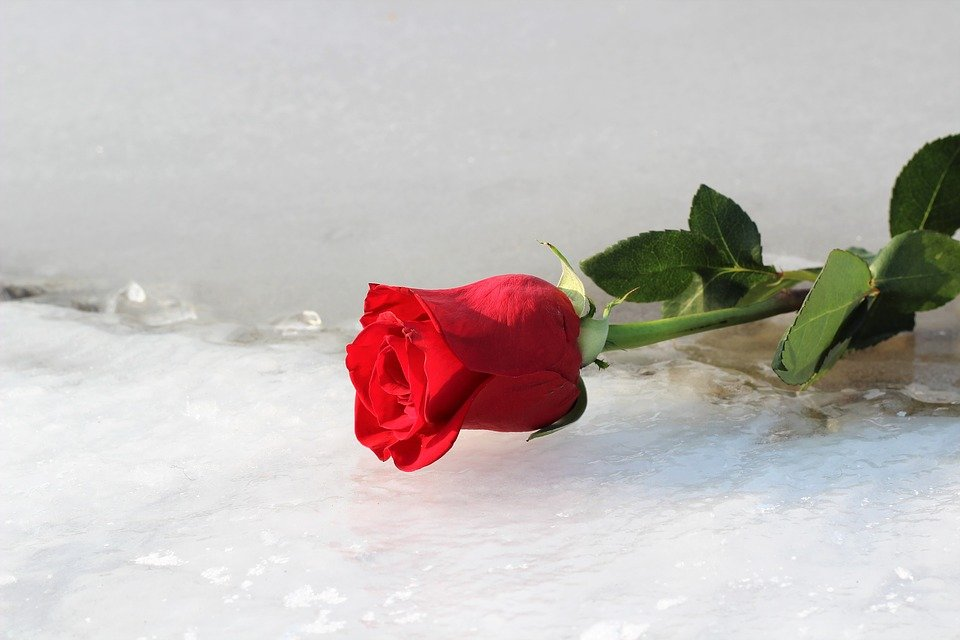
#> input picture HW 2 Image Analysis/RoseonIce.jpg, 960 x 640 px
$ jupyter execute 'HW2 Q3.ipynb'
#> lines starting #> are read from the running program, lines starting #| are printed output that depends on the picture; after the words box and inside, x2 and y2 are one past the last pixel; in counts of white or black regions, pixels touching at a corner belong together
# HW2 Q3

[cell 1]
import pandas as pd
import numpy as np
import matplotlib.pyplot as plt
import imageio
from sklearn.cluster import k_means
from skimage import color

[cell 2]
# Read and display image
img = imageio.imread('RoseonIce.jpg')
#> img is the input picture: shape (640, 960, 3); mean R, G, B 195.4, 187.6, 185.3
print(img.shape)
#| (640, 960, 3)
plt.imshow(img)

**a) Use k-means clustering to segment the image into 2, 3, 4 and 5 clusters.**

[cell 3]
# Resize into single vector
img_vector = img.reshape(-1,img.shape[2]).astype(float)

# Apply kmeans
clusters  = [2, 3, 4, 5]
for k in clusters:
    centers, res, _ = k_means(img_vector, k)
    final_img = res.reshape(img.shape[:2])
    plt.figure()
    plt.imshow(final_img, cmap='YlGnBu')
    plt.title(f'K-Means, {k} Clusters')
    plt.show()
#> this loop made 4 passes
#> centers on pass 1: [[211.8, 211.7, 212], [110.8, 63.16, 47.35]]
#> pass 1, `final_img = res.reshape(img.shape[:2])`:
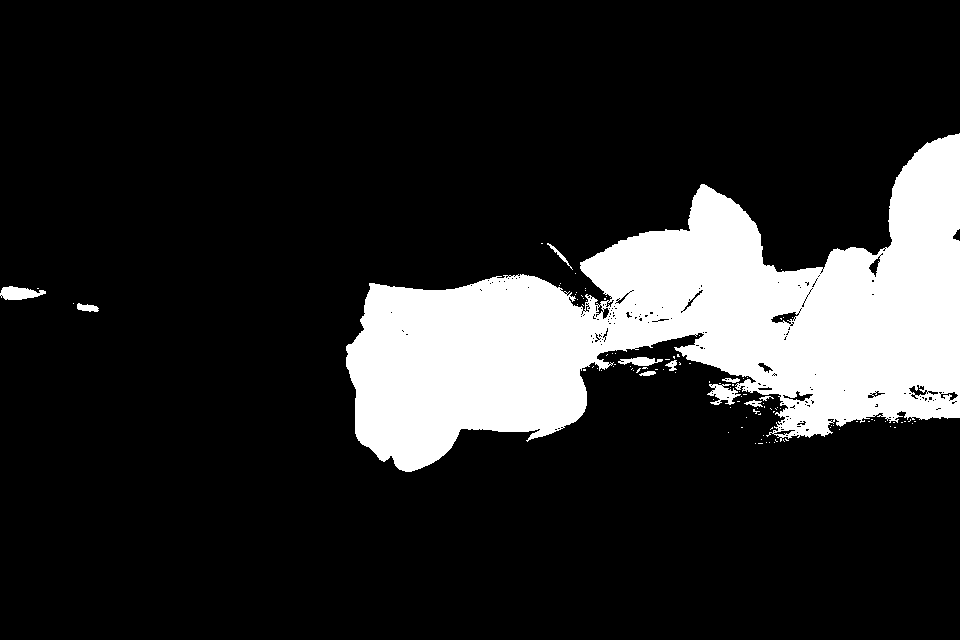
#> final_img: shape (640, 960) int32; values 0 (black) and 1 (white), 16.2% white; 109 white regions (98 under 20 px), largest, box (x1, y1, x2, y2) and area: (346, 133, 960, 472) 97906, (0, 286, 46, 300) 429, (707, 384, 741, 405) 371
#> pass 2, `final_img = res.reshape(img.shape[:2])`:
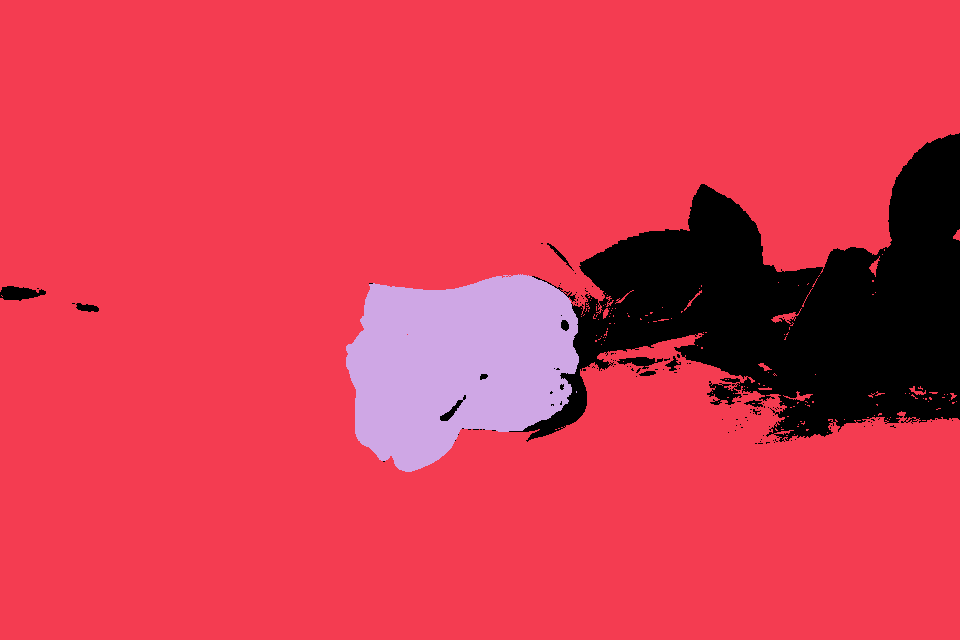
#> final_img: shape (640, 960) int32; 3 distinct labels, from 0 to 2; one colour per label, 0 black
#> pass 3, `final_img = res.reshape(img.shape[:2])`:
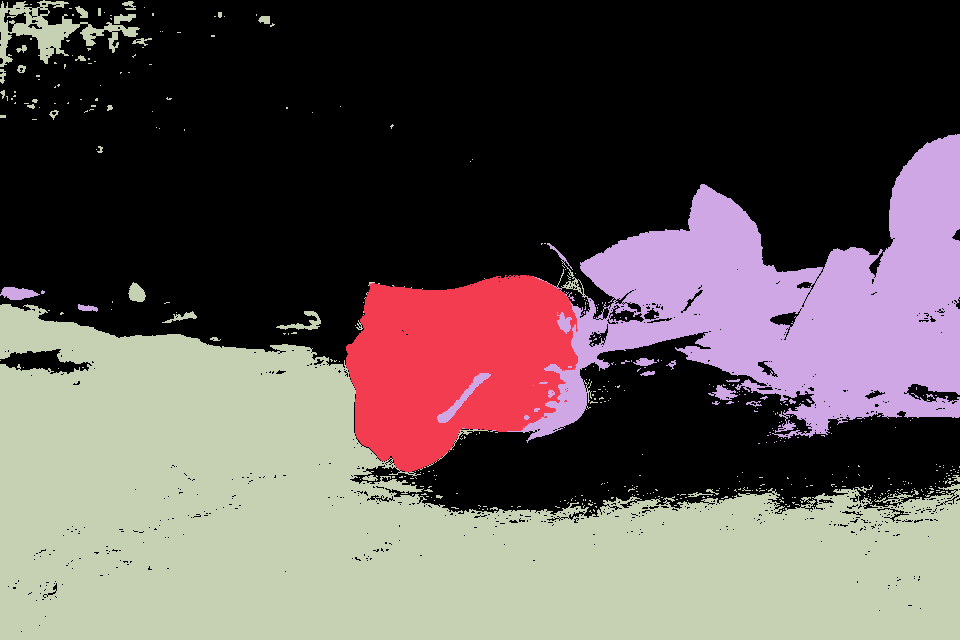
#> final_img: shape (640, 960) int32; 4 distinct labels, from 0 to 3; one colour per label, 0 black

**b) Convert the image into grayscale and plot the histogram**

[cell 4]
img_gray = color.rgb2gray(img)
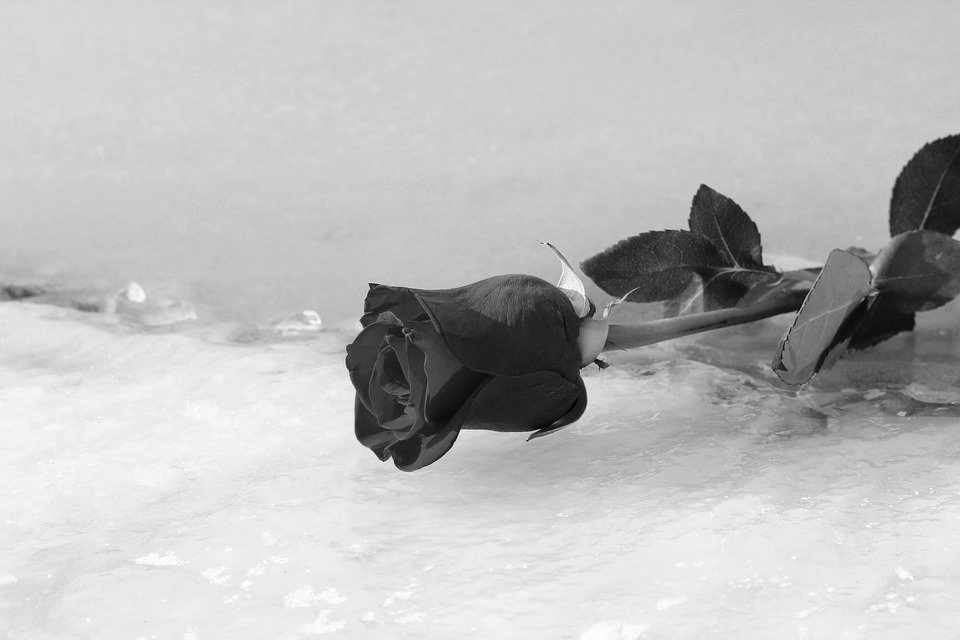
#> img_gray: shape (640, 960) float64; min 0.00894, max 1, mean 0.742
print(img_gray.shape)
#| (640, 960)
plt.imshow(img_gray,cmap='gray')

[cell 5]
bins = np.arange(0, 256, 1, dtype=int)
img_gray_vect = np.round(img_gray.ravel()*255).astype(int)
b, bins, patches = plt.hist(img_gray_vect, bins=bins)
#> b = 255 values, max 25442 at index 205, min 0 at index 0, mean 2409.4; bins = 256 values from 0 to 255; patches = 255 items
plt.title("Grayscale Transformation")
#> figure, not shown here; tallest bar 25442 high, from x = 205 to 206

**c) Use Otsu's method to determine the optimal threshold to convert the image into black and white.**

[cell 6]
# Step 1: get the histogram of image
num_bins = 256
bins = np.arange(0, num_bins+1, 1, dtype=int)
hist, _ = np.histogram(img_gray_vect, bins=bins)
#> hist = 256 values, max 25442 at index 205, min 0 at index 0, mean 2400

# Step 2: Calculate group mean
p = hist / hist.sum()
#> p = 256 values, max 0.0414 at index 205, min 0 at index 0, mean 0.00391
omega = np.cumsum(p)
#> omega = 256 values from 0 to 1
mu = np.cumsum(p * np.arange(1, num_bins+1))
#> mu = 256 values from 0 to 190.1
mu_t = mu[-1]
#> mu_t = 190.1

# Step 3: find the maximum value of intra-class variance
sigma_b_squared = (mu_t * omega - mu)**2 / (omega * (1 - omega))
sigma_b_squared = sigma_b_squared[~np.isnan(sigma_b_squared)] # Remove nan values
#> sigma_b_squared = 254 values, max 2655.3 at index 139, min -3.64e-12 at index 253, mean 1610.3
maxval = sigma_b_squared.max()
#> maxval = 2655.3
idx = np.argmax(sigma_b_squared)
#> idx = 139

# Step 4: Thresholding and get final image
level = (idx - 1) / (num_bins - 1)
#> level = 0.541
BW = np.round(img_gray*255).astype(float) > level*num_bins
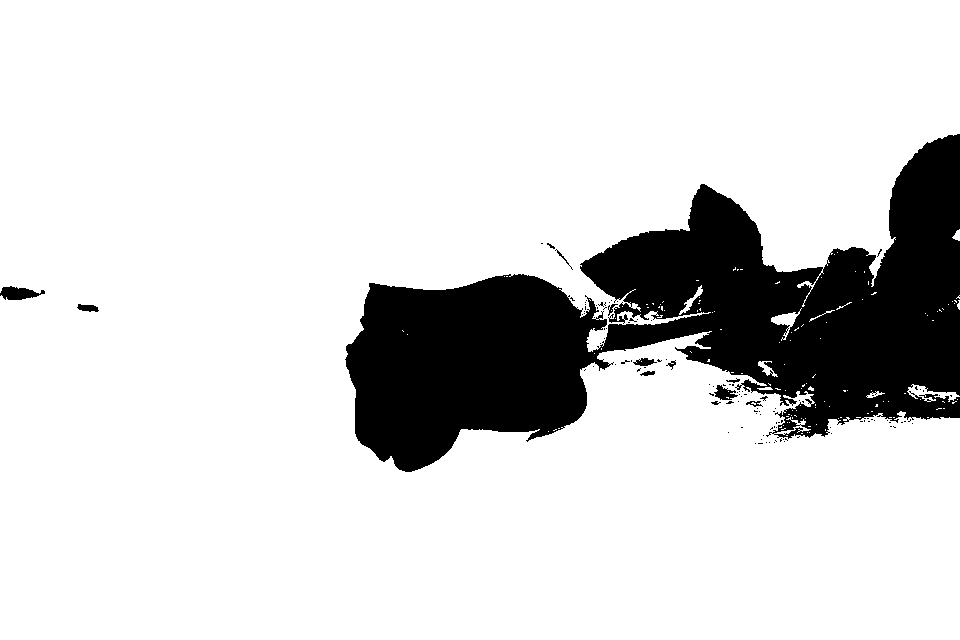
#> BW: shape (640, 960) bool; 84.3% white; 116 black regions (103 under 20 px), largest, box (x1, y1, x2, y2) and area: (345, 134, 960, 472) 94994, (0, 286, 45, 300) 396, (714, 385, 738, 400) 199
plt.figure()
plt.imshow(BW, cmap='gray')
plt.title("Otsu's Method Segmentation")

**d) Report the images obtained and the corresponding histograms. Perform log-transformation, use c=40. Display the image and its histogram.**

[cell 7]
c = 40
img_gray_log = np.round(c*np.log(img_gray*255+1))
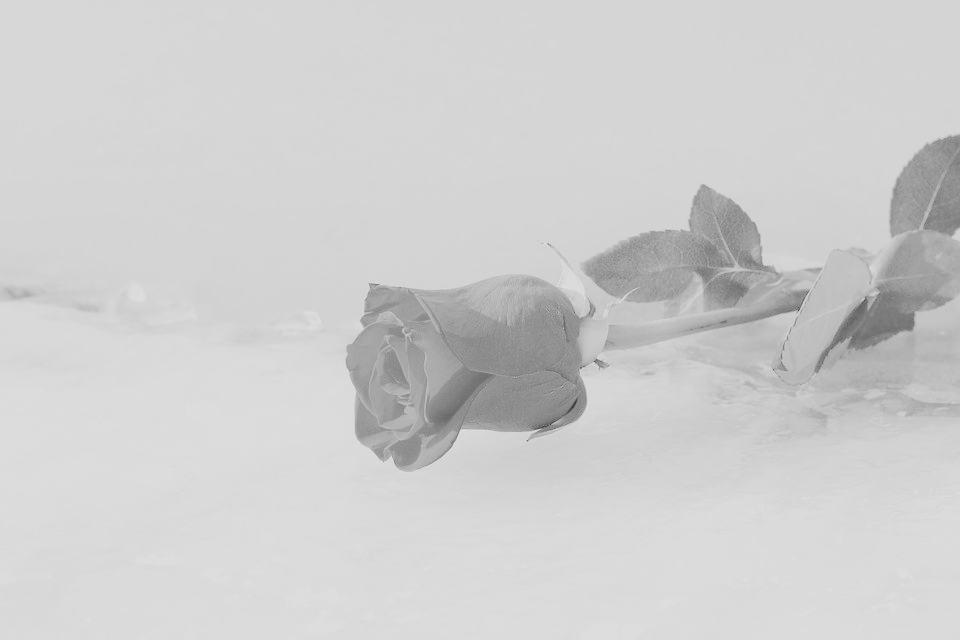
#> img_gray_log: shape (640, 960) float64; min 48, max 222, mean 206.5
plt.imshow(img_gray_log, cmap='gray')
plt.title("Log Transformation (c=40)")

[cell 8]
# Histogram
img_gray_log_vect = img_gray_log.ravel()
b, bins, patches = plt.hist(img_gray_log_vect, bins=bins)
#> b = 256 values, max 89903 at index 213, min 0 at index 0, mean 2400; bins = 257 values from 0 to 256; patches = 256 items
plt.title("Log Transformation (c=40)")
#> figure, not shown here; tallest bar 89903 high, from x = 213 to 214

**e) Perform power-law transofrmation. Use c=0.1 and $\gamma=1.4$. Display the image its histogram.**

[cell 9]
c = 0.1
g = 1.4
img_gray_pwr = np.round(c*((img_gray*255)**g))
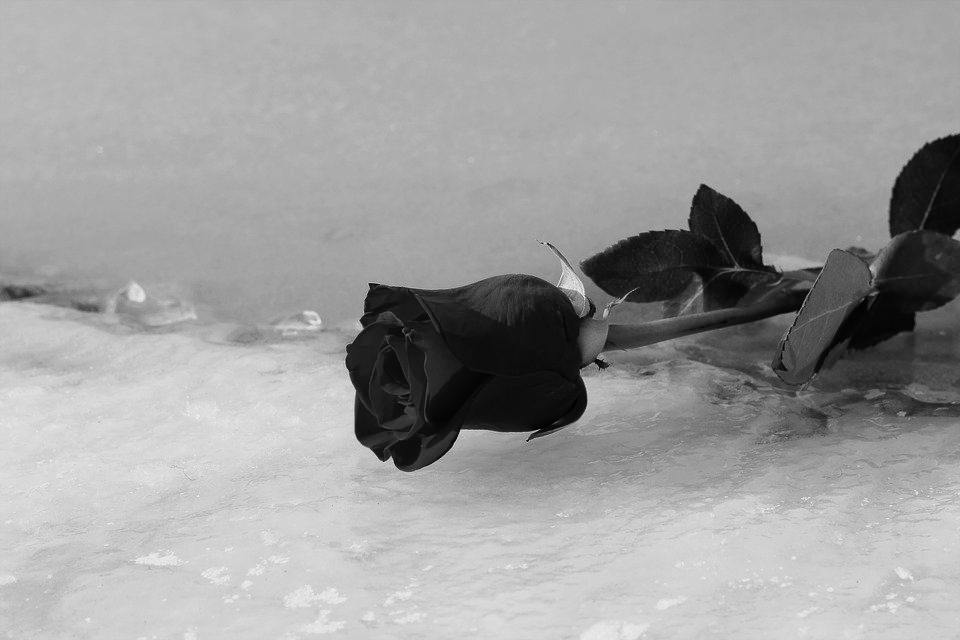
#> img_gray_pwr: shape (640, 960) float64; min 0, max 234, mean 158.4
plt.imshow(img_gray_pwr, cmap='gray')
plt.title("Power-Law Transformation (c=0.1, g=1.4)")

[cell 10]
# Histogram
img_gray_pwr_vect = img_gray_pwr.ravel()
b, bins, patches = plt.hist(img_gray_pwr_vect, bins=bins)
#> b = 256 values, max 22047 at index 172, min 0 at index 235, mean 2400
plt.title("Power-Law Transformation (c=0.1, g=1.4)")
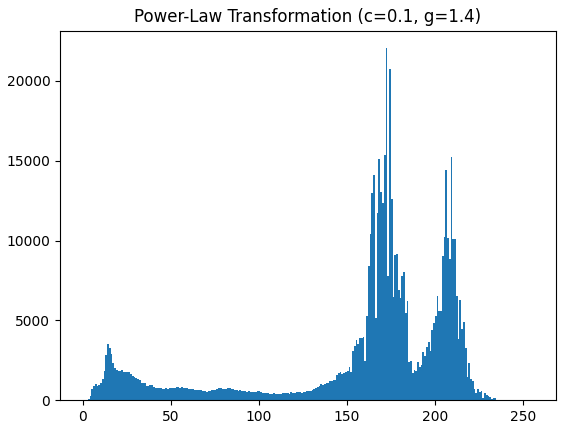
#> figure drawn by matplotlib, 1 panel; tallest bar 22047 high, from x = 172 to 173
